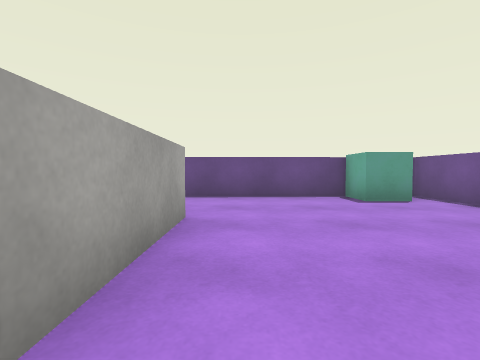
View 1 (above)

12 first-person views from a walk through a Unity game level. The camera is 0.65 m above the floor, tilts 2° down and sees 85° across. The floor is counted in squares, 1 m on a side. Each view is taken from the middle of a square. On the plan, view 1 faces up. The plan holds only what a view shows up to about 9 squares ahead; the rest is blank. The player is left out. Surface patterns are stand-ins for the level's own textures.

View 2
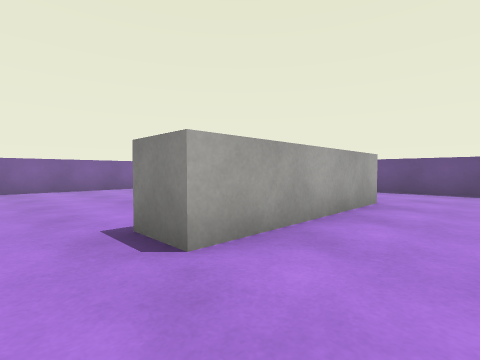

View 3
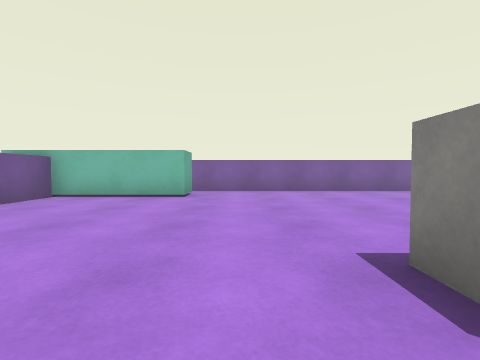

View 4
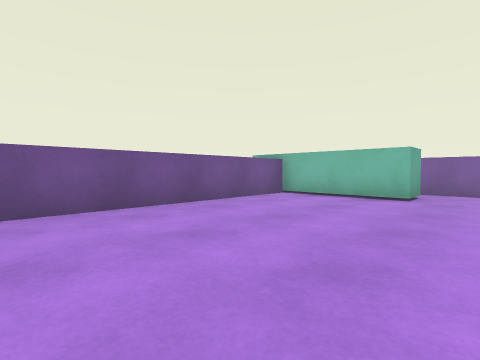

View 5
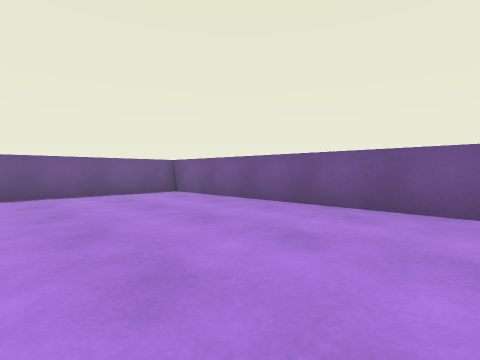

View 6
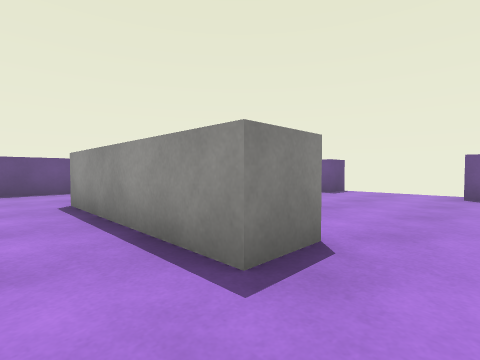

View 7
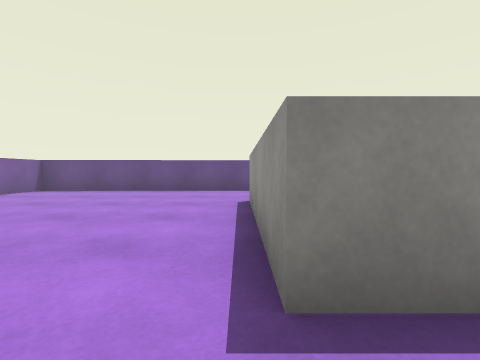

View 8
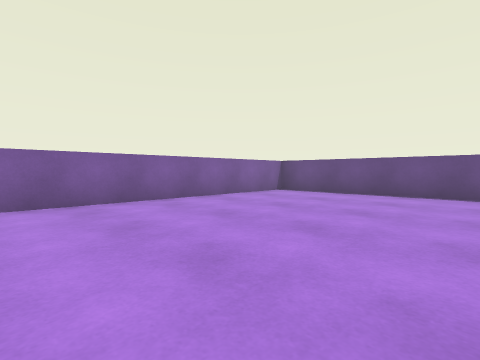

View 9
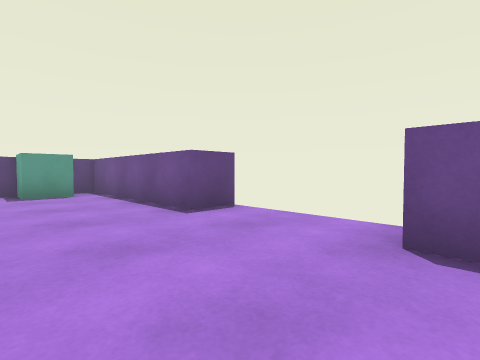

View 10
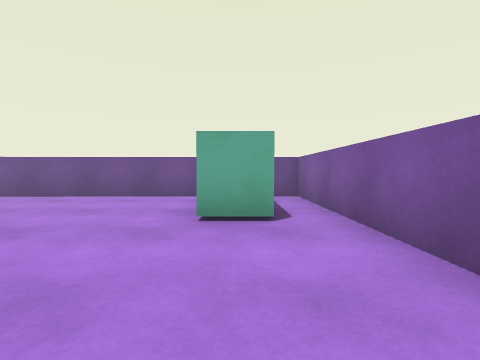

View 11
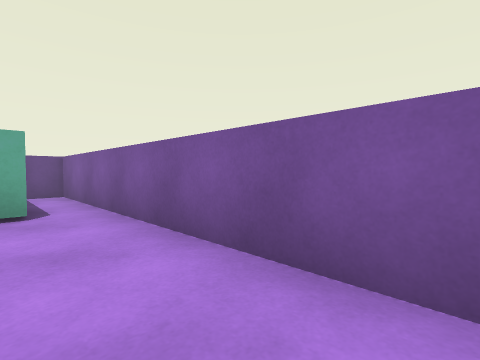

View 12
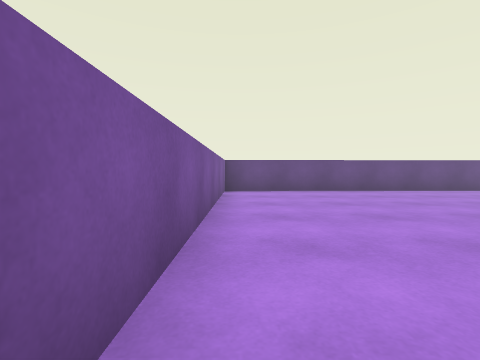

### Floor plan
Points are (right, up) in squares from view 1. A wall is a line through its corners. A room is listed if a view was taken in it or the views show most of it. See-through windows are left out.
Room 1 (views 1, 2, 3, 4, 5, 6, 7, 8, 9, 10, 11, 12)
walls: (-0.8, 3.8) (-0.8, -0.8) (-1.8, -0.8) (-1.8, 3.8); (-7.5, -3.4) (-6.4, -3.4) (-6.4, -6.6) (4.5, -6.5) (4.5, -1.4); (5.5, 1.6) (4.5, 1.6) (4.5, 6.8) (-8.5, 6.5) (-8.5, -6.7) (-7.8, -6.7)
objects: cube (3, 6)

Positions as (right, up) in squares from view 1, and headings:
1: (0, 0), facing up
2: (1, -2), facing up-left
3: (0, -2), facing left
4: (0, -2), facing down-left
5: (-3, -2), facing down-right
6: (-3, -2), facing up-right
7: (-2, -2), facing up
8: (-3, -1), facing up-left
9: (2, -2), facing up-right
10: (-7, 0), facing down
11: (-7, 1), facing down-left
12: (-8, -2), facing up
